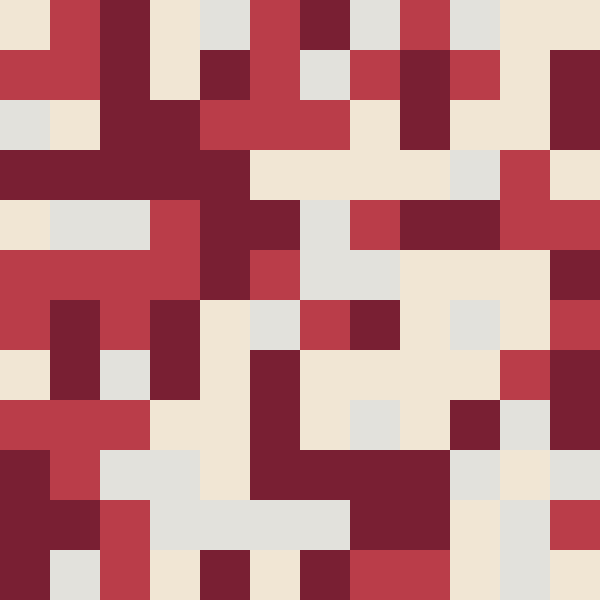
Frame 1 (no input)
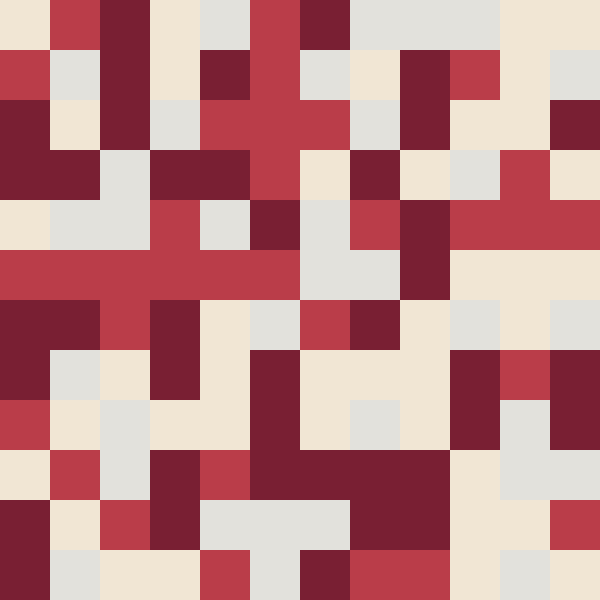
Frame 60 (the mouse pressed at the canvas centre just before this capture)
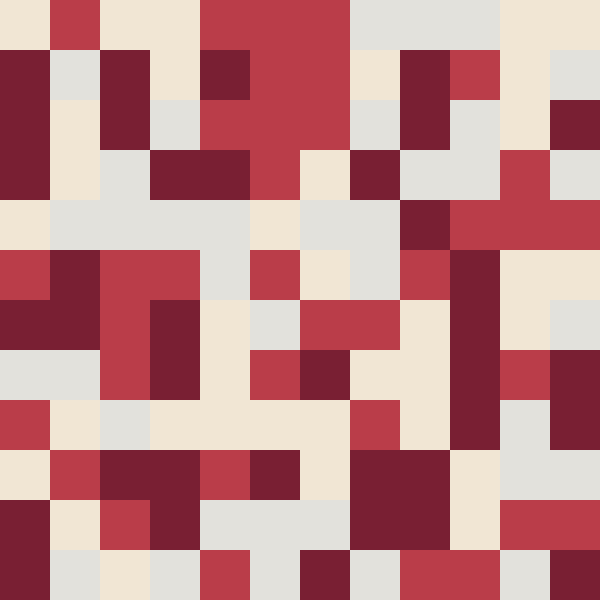
Frame 120 (the mouse held since frame 60 and released just before this capture)

The Processing sketch that drew these frames (run headless with seeded random() and noise(); from frame 60 on, the mouse is pressed at the canvas centre):

// Processing sketch: processing_160019
// ── processing_160019.pde

color[] dessert = {#9F9694, #791F33, #BA3D49, #F1E6D4, #E2E1DC};
color[] palette = dessert;

int s = 50;

void setup(){
  size(600,600);
  background(palette[0]);
  smooth();
  noStroke();
  frameRate(25);
  
  for(int x = 0; x<width; x += s){ //x += s  means x = x + s
    for(int y = 0; y<height; y += s){
      fill(palette[int(random(1,5))]);//the int will make the number just 1 2 3 4 5 not 3.5 etc
      rect(x,y,s,s);
    }
  }
}
 //intager x starts with 0 and increases by s. This only happens when x < width
 
 void draw(){
   fill(palette[int(random(1,5))]);
   int x = int(random(width/s))*s;//the x only belongs to this block
   int y = int(random(height/s))*s;
   rect(x, y, s, s);
 }
